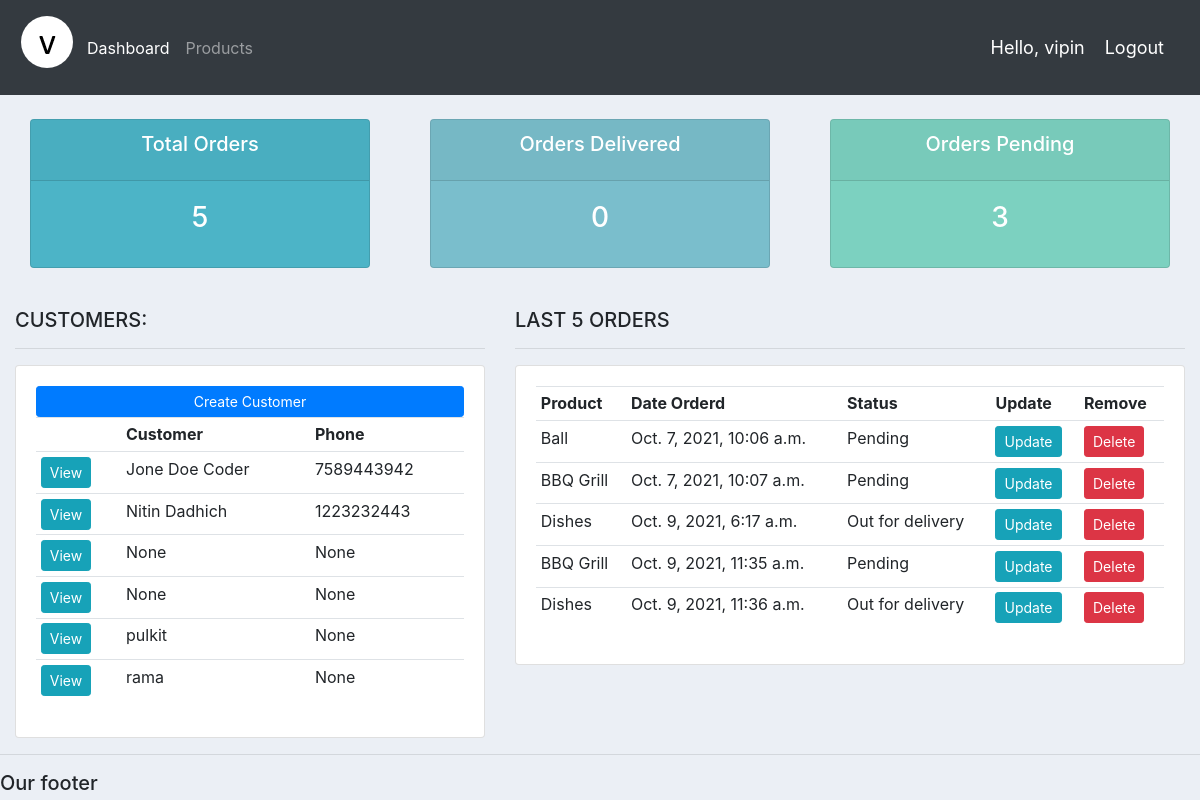
The app's page / (signed in) with its own data.
### accounts/models.py (models this page shows, shortened)
class Customer(models.Model):
    user = models.OneToOneField(User, null=True, blank=True, on_delete=models.CASCADE)
    name = models.CharField(max_length=200, null = True)
    phone = models.CharField(max_length=200, null= True)
    email = models.CharField(max_length=200, null= True)
    profile_pic = models.ImageField(default="profile.png", null=True, blank=True)
    date_created = models.DateTimeField(auto_now_add=True, null=True)

class Order(models.Model):
    STATUS = (
        ('Pending', 'Pending'),
        ('Out for delivery', 'Out for delivery'),
        ('Delivered', 'Delivered'),
    )
    customer = models.ForeignKey(Customer, null=True, on_delete=models.SET_NULL)
    product = models.ForeignKey(Product, null=True, on_delete=models.SET_NULL)
    date_created = models.DateTimeField(auto_now_add=True, null=True)
    status = models.CharField(max_length=200, null = True, choices=STATUS)
    note = models.CharField(max_length=1000, null = True)

class Product(models.Model):
    CATEGORY = (
        ('Indoor', 'Indoor'),
        ('Out Door', 'Out Door'),
    )
    name = models.CharField(max_length=200, null=True)
    price = models.FloatField(null=True)
    category = models.CharField(max_length=200, null=True, choices=CATEGORY)
    description = models.CharField(max_length=200, null=True, blank=True)
    date_created = models.DateTimeField(auto_now_add=True, null=True)
    tags = models.ManyToManyField(Tag)
    def __str__(self):
        return self.name

### accounts/decorators.py (the view)
    def wrapper_function(request, *args, **kwargs):
        group = None
        if request.user.groups.exists():
            group = request.user.groups.all()[0].name
        if group == 'customer':
            return redirect('user-page')
        if group == 'admin':
            return view_func(request, *args, **kwargs)

### accounts/views.py (called while the page is built)
@login_required(login_url='login')
@admin_only
def home(request):
    orders = Order.objects.all()
    customers = Customer.objects.all()
    total_customers = customers.count()
    total_orders = orders.count()
    delivered = orders.filter(status='Delivered').count()
    pending = orders.filter(status='Pending').count()
    context = {'orders': orders, 'customers': customers, 'total_customers': total_customers,
               'total_orders': total_orders, 'delivered': delivered, 'pending': pending}
    return render(request, 'accounts/dashboard.html', context)

### accounts/templates/accounts/dashboard.html
{%  extends 'accounts/main.html' %}
{% block content %}
{%  include 'accounts/status.html' %}
<br>
<div class="row">
	<div class="col-md-5">
		<h5>CUSTOMERS:</h5>
		<hr>
		<div class="card card-body">
			<a class="btn btn-primary  btn-sm btn-block" href="">Create Customer</a>
			<table class="table table-sm">
				<tr>
					<th></th>
					<th>Customer</th>
					<th>Phone</th>
				</tr>
				{% for customer in customers %}
				<tr>
					<td><a class="btn btn-sm btn-info" href=" {% url 'customer' customer.id %} ">View</a></td>
					<td>{{customer.name}}</td>
					<td>{{customer.phone}}</td>
				</tr>
				{% endfor %}
			</table>
		</div>
	</div>
	<div class="col-md-7">
		<h5>LAST 5 ORDERS</h5>
		<hr>
		<div class="card card-body">
			<table class="table table-sm">
				<tr>
					<th>Product</th>
					<th>Date Orderd</th>
					<th>Status</th>
					<th>Update</th>
					<th>Remove</th>
				</tr>
				{% for order in orders %}
				<tr>
					<td>{{order.product}}</td>
					<td>{{order.date_created}}</td>
					<td>{{order.status}}</td>
					<td> <a class="btn btn-sm btn-info" href=" {% url 'update_order' order.id %} ">Update</a> </td>
					<td><a class="btn btn-sm btn-danger" href=" {% url 'delete_order' order.id %} ">Delete</a></td>
				</tr>
				{% endfor %}
			</table>
		</div>
	</div>
</div>
{% endblock %}

### accounts/templates/accounts/main.html (shortened to what this page needs)
{% load static %}
<!DOCTYPE html>
<html>
<head>
	<link rel="stylesheet" href="https://stackpath.bootstrapcdn.com/bootstrap/4.3.1/css/bootstrap.min.css">
    <link rel="stylesheet" href="{% static '/css/main.css' %}">
</head>
<body>
	{%  include 'accounts/navbar.html' %}
	<div class="container-fluid">
	{% block content %}
	{% endblock %}
    </div>
	<hr>
	<h5>Our footer</h5>
</body>
</html>

### accounts/templates/accounts/navbar.html (shortened to what this page needs)
{% load static %}
<nav class="navbar navbar-expand-lg navbar-dark bg-dark">
  <img src="{% static '/images/logo1.png' %}" alt="">
  <div class="collapse navbar-collapse" id="navbarNav">
    <ul class="navbar-nav">
      {% if request.user.is_staff %}
      <li class="nav-item active">
        <a class="nav-link" href=" {% url 'home' %} ">Dashboard</a>
      </li>
      <li class="nav-item">
        <a class="nav-link" href="{% url 'products' %}">Products</a>
      </li>
      {% else %}
      <li class="nav-item">
        <a class="nav-link" href="{% url 'account' %}">Settings</a>
      </li>
      {% endif %}
    </ul>
  </div>
  <span id="hello-msg">Hello, {{ request.user }} </span>
  <span><a id="hello-msg" href=" {% url 'logout' %} ">Logout</a></span>
</nav>

### accounts/templates/accounts/status.html
<br>
<div class="row">
	<div class="col">
		<div class="col-md">
			<div class="card text-center text-white  mb-3" id="total-orders">
			  	<div class="card-header">
			  		<h5 class="card-title">Total Orders</h5>
			  	</div>
			  	<div class="card-body">
			    	<h3 class="card-title">{{total_orders}}</h3>
			  	</div>
			</div>
		</div>
	</div>
	<div class="col">
		<div class="col-md">
			<div class="card text-center text-white  mb-3" id="orders-delivered">
			  	<div class="card-header">
			  		<h5 class="card-title">Orders Delivered</h5>
			  	</div>
			  	<div class="card-body">
			    	<h3 class="card-title">{{delivered}}</h3>
			  	</div>
			</div>
		</div>
	</div>
	<div class="col">
		<div class="col-md">
			<div class="card text-center text-white  mb-3" id="orders-pending">
			  	<div class="card-header">
			  		<h5 class="card-title">Orders Pending</h5>
			  	</div>
			  	<div class="card-body">
			    	<h3 class="card-title">{{pending}}</h3>
			  	</div>
			</div>
		</div>
	</div>
</div>

### static/css/main.css (style rules this page uses)
body { background-color: #ebeff5; }
#total-orders { background-color: #4cb4c7; }
#orders-delivered { background-color: #7abecc; }
#orders-pending { background-color: #7CD1C0; }

### accounts/templates/accounts/navbar.html (style rules this page uses)
#hello-msg { font-size: 18px; color: #FFF; margin-right: 20px; }

### records on screen
Customer: name "Jone Doe Coder", phone "7589443942"
Customer: name "Nitin Dadhich", phone "1223232443"
Customer: name "None", phone "None"
Customer: name "None", phone "None"
Customer: name "pulkit", phone "None"
Customer: name "rama", phone "None"
Order: product "Ball", date_created "Oct. 7, 2021, 10:06 a.m.", status "Pending"
Order: product "BBQ Grill", date_created "Oct. 7, 2021, 10:07 a.m.", status "Pending"
Order: product "Dishes", date_created "Oct. 9, 2021, 6:17 a.m.", status "Out for delivery"
Order: product "BBQ Grill", date_created "Oct. 9, 2021, 11:35 a.m.", status "Pending"
Order: product "Dishes", date_created "Oct. 9, 2021, 11:36 a.m.", status "Out for delivery"

### other values on screen
{{ request.user }} "vipin"
{{ total_orders }} "5"
{{ delivered }} "0"
{{ pending }} "3"
